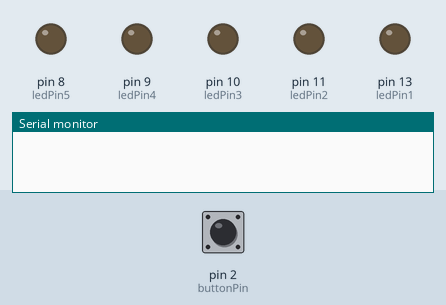
Recording of a sketch running on a simulated Arduino Uno, built with avr-gcc and run on an emulated ATmega328P. Parts: output pins drawn as LEDs (lit = HIGH), the last lines printed to the serial monitor. The test bench sets the inputs (shaded band); at power-on: pin 2 (buttonPin) LOW.

Above: at 1.2 s.
1.3 s: pin 2 (buttonPin) pulled HIGH for 0.15 s
At 3.1 s:
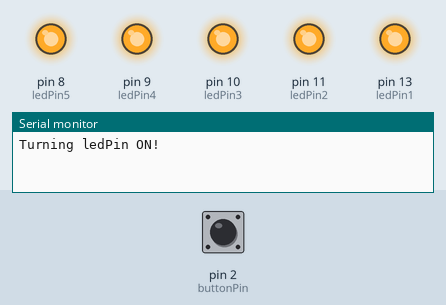
3.6 s: pin 2 (buttonPin) pulled HIGH for 1 s
At 3.7 s:
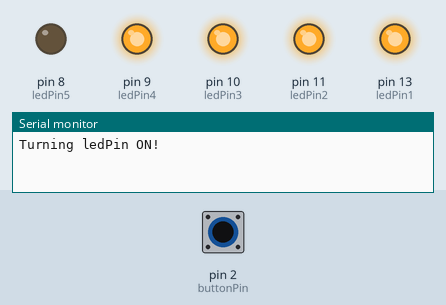
6.1 s: pin 2 (buttonPin) pulled HIGH for 3.2 s
At 6.2 s:
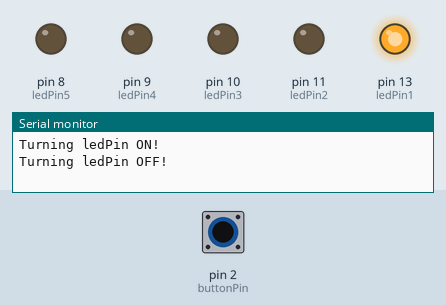
Timing chart, 0 to 10.2 s (numbered marks = the images above; inputs shaded):
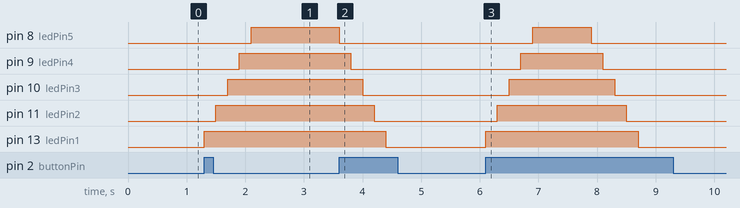

Measured:
- after the input at 1.3 s, pin 8 (ledPin5): LOW → HIGH after 0.80 s; pin 9 (ledPin4): LOW → HIGH after 0.60 s; pin 10 (ledPin3): LOW → HIGH after 0.40 s; pin 11 (ledPin2): LOW → HIGH after 0.20 s; pin 13 (ledPin1): LOW → HIGH at once
- after the input at 3.6 s, pin 8 (ledPin5): HIGH → LOW at once; pin 9 (ledPin4): HIGH → LOW after 0.20 s; pin 10 (ledPin3): HIGH → LOW after 0.40 s; pin 11 (ledPin2): HIGH → LOW after 0.60 s; pin 13 (ledPin1): HIGH → LOW after 0.80 s
- after the input at 6.1 s, pin 8 (ledPin5): LOW → HIGH after 0.80 s, → LOW 1.0 s later; pin 9 (ledPin4): LOW → HIGH after 0.60 s, → LOW 1.4 s later; pin 10 (ledPin3): LOW → HIGH after 0.40 s, → LOW 1.8 s later; pin 11 (ledPin2): LOW → HIGH after 0.20 s, → LOW 2.2 s later; pin 13 (ledPin1): LOW → HIGH at once, → LOW 2.6 s later

The sketch:

Toggle_Button.ino
```cpp
// constants won't change. They're used here to
// set pin numbers:
const int buttonPin = 2;     // the number of the pushbutton pin
const int ledPin1 =  13;      // the number of the LED pin
const int ledPin2 =  11;
const int ledPin3 =  10;
const int ledPin4 =  9;
const int ledPin5 =  8;

// variables will change:
int buttonState = 0;   // variable for reading the pushbutton status
int LEDstate = 0;
int TOGGLE_FLAG = 0;

void setup() {
  // initialize the LED pin as an output:
  Serial.begin(9600);
  pinMode(ledPin1, OUTPUT);
  pinMode(ledPin2, OUTPUT);
  pinMode(ledPin3, OUTPUT);
  pinMode(ledPin4, OUTPUT);
  pinMode(ledPin5, OUTPUT);
  // initialize the pushbutton pin as an input:
  pinMode(buttonPin, INPUT);
}

void loop() {

  int X;
  X = 200;
  // read the state of the pushbutton value:
  buttonState = digitalRead(buttonPin);
  LEDstate = digitalRead(ledPin1);
  LEDstate = digitalRead(ledPin2);


  // check if the pushbutton is pressed.
  // if it is, the buttonState is HIGH:
  if (buttonState == HIGH && LEDstate == LOW) {
    // turn LED on:
    digitalWrite(ledPin1, HIGH);
    delay(X);
    digitalWrite(ledPin2, HIGH);
    delay(X);
    digitalWrite(ledPin3, HIGH);
    delay(X);
    digitalWrite(ledPin4, HIGH);
    delay(X);
    digitalWrite(ledPin5, HIGH);
    Serial.println("Turning ledPin ON!");
    delay(1000);
  }
  if (buttonState == HIGH && LEDstate == HIGH) {
    digitalWrite(ledPin5, LOW);
    delay(X);
    digitalWrite(ledPin4, LOW);
    delay(X);
    digitalWrite(ledPin3, LOW);
    delay(X);
    digitalWrite(ledPin2, LOW);
    delay(X);
    digitalWrite(ledPin1, LOW);
    Serial.println("Turning ledPin OFF!");
    delay(1000);
  }
}
```
